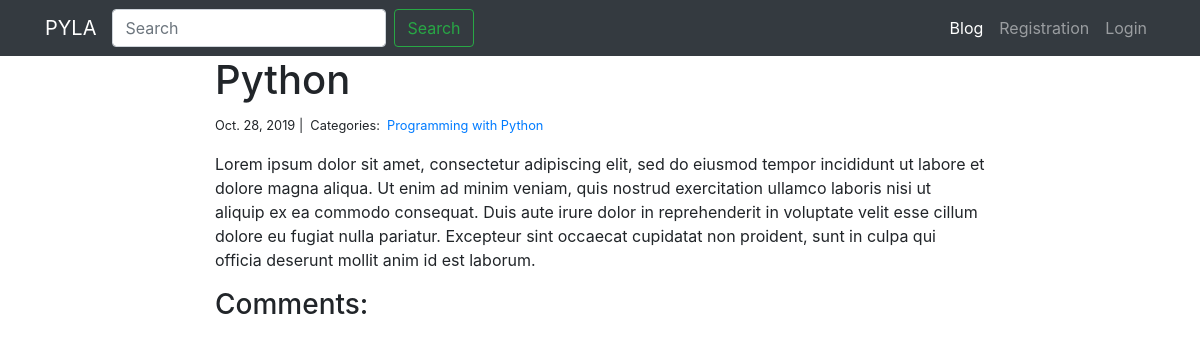
Page /blog/1/ on the committed database.
### blog/models.py (models this page shows, shortened)
class Post(models.Model):
    title           = models.CharField(max_length=255)
    body            = models.TextField()
    created_on      = models.DateTimeField(auto_now_add=True)
    last_modified   = models.DateTimeField(auto_now=True)
    categories      = models.ManyToManyField(Category, related_name='posts')

class Category(models.Model):
    name            = models.CharField(max_length=100)
    class Meta:
        verbose_name        = 'Category'
        verbose_name_plural = 'Categories'

### blog/views.py (the view, shortened to what this page needs)
# urls.py: path('blog/<int:pk>/', views.blog_detail, name='blog_detail'),
def blog_detail(request, pk):
    post        = get_object_or_404(Post, pk=pk)
    form = CommentForm()
    comments    = Comment.objects.filter(post=post)
    context     = {'post':post, 'comments':comments, 'form':form}
    return render(request, 'blog/blog_detail.html', context)

### blog/forms.py
class CommentForm(forms.Form):
    author = forms.CharField(
        max_length=60,
        widget=forms.TextInput(attrs={
            "class": "form-control",
            "placeholder": "Your Name"
        })
    )
    body = forms.CharField(widget=forms.Textarea(
        attrs={
            "class": "form-control",
            "placeholder": "Leave a comment!"
        })
    )

### templates/blog/blog_detail.html (shortened to what this page needs)
{% extends "base.html" %}
{% block content %}
<div class="col-md-8 offset-md-2">
    <h1>{{ post.title }}</h1>
    <small>
        {{ post.created_on.date }} |&nbsp;
        Categories:&nbsp;
        {% for category in post.categories.all %}
        <a href="{% url 'blog_category' category.name %}">
            {{ category.name }}
        </a>&nbsp;
        {% endfor %}
    </small>
    <p>{{ post.body | linebreaks }}</p>
    <h3>Comments:</h3>
</div>
{% endblock %}

### rows in the picture
Post: title "Python", created_on "Oct. 28, 2019", body "Lorem ipsum dolor sit amet, consectetur adipiscing elit, sed do eiusmod tempor incididunt ut labore et dolore magna aliqua. Ut enim ad minim veniam, quis nostrud exercitation ullamco laboris nisi ut aliquip ex ea commodo consequat. Duis aute irure dolor in reprehenderit in voluptate velit esse cillum dolore eu fugiat nulla pariatur. Excepteur sint occaecat cupidatat non proident, sunt in culpa qui officia deserunt mollit anim id est laborum."
Category: name "Programming with Python"
